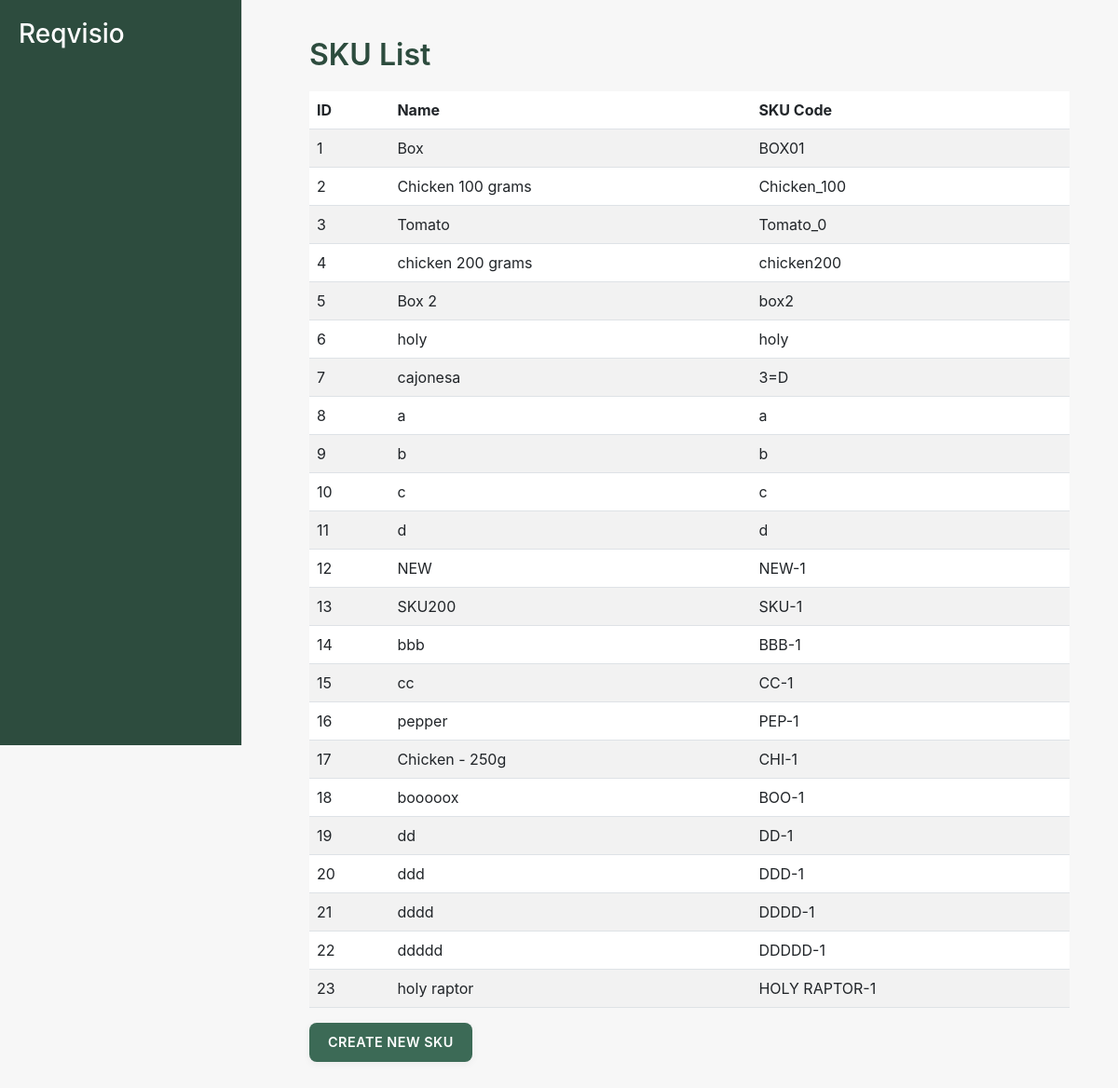
The page /procurement01/skus/ (signed in) on the database its author committed.
### procurement01/models.py (models this page shows, shortened)
class SKU(models.Model):
    name = models.CharField(max_length=100)
    sku_code = models.CharField(max_length=50, unique=True)
    company = models.ForeignKey(Company, on_delete=models.CASCADE)
    image_url = models.URLField(blank=True, null=True)  # Optional image URL

### procurement01/views.py (the view)
# urls.py: path('skus/', views.sku_list_view, name='sku_list'),
@login_required
def sku_list_view(request):
    skus = SKU.objects.all()
    return render(request, 'procurement01/sku_list.html', {'skus': skus})

### procurement01/templates/procurement01/sku_list.html (shortened to what this page needs)
{% extends 'procurement01/layout.html' %}
{% block content %}
<h2>SKU List</h2>
<table class="table table-striped" id="sku-table">
    <thead>
        <tr>
            <th>ID</th>
            <th>Name</th>
            <th>SKU Code</th>
        </tr>
    </thead>
    <tbody>
        {% for sku in skus %}
        <tr class="clickable-row" data-href="{% url 'sku_detail' sku.id %}">
            <td>{{ sku.id }}</td>
            <td>{{ sku.name }}</td>
            <td>{{ sku.sku_code }}</td>
        </tr>
        {% endfor %}
    </tbody>
</table>
<a href="{% url 'sku_create' %}" class="btn btn-primary">Create New SKU</a>
{% endblock %}

### procurement01/static/style.css (style rules this page uses)
body { font-family: -apple-system, BlinkMacSystemFont, "Segoe UI", Roboto, Helvetica, Arial, sans-serif; background-color: #f7f7f7; color: #333; display: flex; margin: 0; padding: 0; overflow-y: auto; }
h2 { color: #2d4c3e; font-weight: 600; margin-bottom: 20px; }
.btn { font-size: 0.9em; border-radius: 8px; padding: 10px 20px; font-weight: 600; text-transform: uppercase; letter-spacing: 0.5px; border: none; box-shadow: 0px 2px 8px rgba(0, 0, 0, 0.05); transition: background-color 0.3s; }
.btn-primary { background-color: #3c6a56; color: #ffffff; }
.btn-primary { background-color: #3c6a56; border: none; font-weight: 600; text-transform: uppercase; padding: 10px 20px; border-radius: 8px; transition: background-color 0.3s; }

### rows shown on the page
SKU: id "1", name "Box", sku_code "BOX01"
SKU: id "2", name "Chicken 100 grams", sku_code "Chicken_100"
SKU: id "3", name "Tomato", sku_code "Tomato_0"
SKU: id "4", name "chicken 200 grams", sku_code "chicken200"
SKU: id "5", name "Box 2", sku_code "box2"
SKU: id "6", name "holy", sku_code "holy"
SKU: id "7", name "cajonesa", sku_code "3=D"
SKU: id "8", name "a", sku_code "a"
SKU: id "9", name "b", sku_code "b"
SKU: id "10", name "c", sku_code "c"
SKU: id "11", name "d", sku_code "d"
SKU: id "12", name "NEW", sku_code "NEW-1"
SKU: id "13", name "SKU200", sku_code "SKU-1"
SKU: id "14", name "bbb", sku_code "BBB-1"
SKU: id "15", name "cc", sku_code "CC-1"
SKU: id "16", name "pepper", sku_code "PEP-1"
SKU: id "17", name "Chicken - 250g", sku_code "CHI-1"
SKU: id "18", name "booooox", sku_code "BOO-1"
SKU: id "19", name "dd", sku_code "DD-1"
SKU: id "20", name "ddd", sku_code "DDD-1"
SKU: id "21", name "dddd", sku_code "DDDD-1"
SKU: id "22", name "ddddd", sku_code "DDDDD-1"
SKU: id "23", name "holy raptor", sku_code "HOLY RAPTOR-1"
